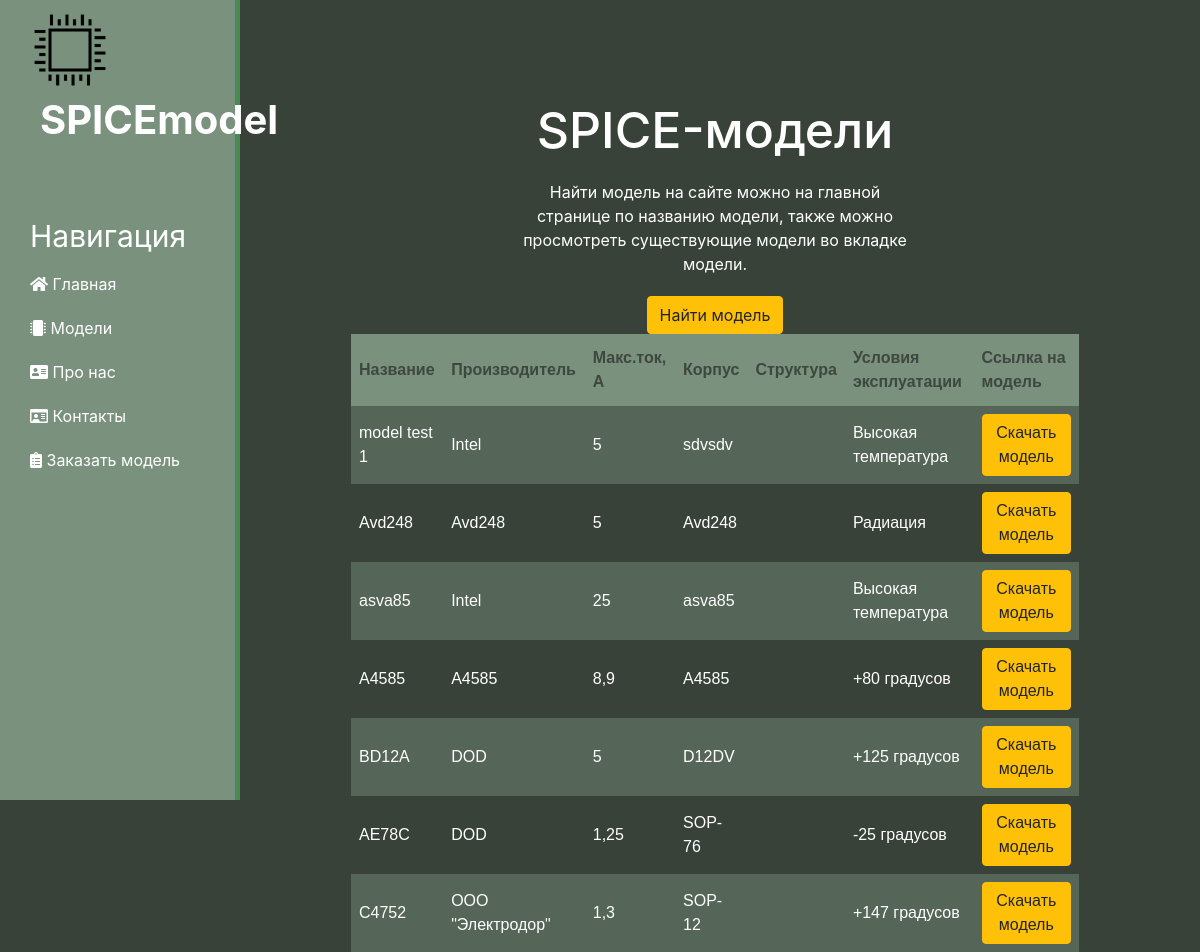
Page /models_home on the committed database.
### model/models.py (models this page shows, shortened)
class AboutModels(models.Model):
    class Meta:
        abstract = True
    type = models.ForeignKey(Type, verbose_name='Категория', on_delete=models.CASCADE, default=None, null=True)
    title = models.CharField('Название', max_length=50, default=None)
    function = models.CharField('Производитель', max_length=50, default=None)
    basicModel = models.CharField('Макс. мощность, Вт', max_length=50, default=None)
    body = models.CharField('Корпус', max_length=50, default=None)
    down = models.ForeignKey(ModelTxt, verbose_name='Файл модели', on_delete=models.CASCADE)
    technicaldescription = models.ForeignKey(TechologyTask, verbose_name='Файл технического описания',
                                             on_delete=models.CASCADE)
    conditions = models.ForeignKey(EnviromentalCondition, verbose_name='Условия эксплуатации', on_delete=models.CASCADE,
                                   default=None, null=True)
    ready = models.BooleanField(verbose_name='Открытый доступ', default=True)

class Diod(AboutModels):
    maxcurrent = models.CharField('Максимальный ток, А', max_length=255)
    maxvoltage = models.CharField('Максимальное напряжение, В', max_length=255)
    breakdownvoltage = models.CharField('Напряжение пробоя, В', max_length=255)
    class Meta:
        verbose_name = 'Диод',
        verbose_name_plural = 'Диоды'

class EnviromentalCondition(models.Model):
    Condition = models.CharField(max_length=50, verbose_name='Условие', default=None, null=True)
    class Meta:
        verbose_name = 'Условие эксплуатации',
        verbose_name_plural = 'Условия эксплуатации'

class ModelTxt(models.Model):
    title = models.CharField('Название', max_length=50, default=None)
    file = models.FileField(verbose_name='Файл модели', upload_to='upload_to/')
    class Meta:
        verbose_name = 'Файл модели',
        verbose_name_plural = 'Файлы Моделей'

### model/views.py (the view)
# urls.py: path('models_home', views.models_home, name='models_home'),
def models_home(request):
    mymodel = Diod.objects.all()
    LinkOnModel = ModelTxt.objects.all()
    return render(request, 'model/model_home.html', {
        'mymodel': mymodel,
        'link': LinkOnModel,
        'title': 'Схемотехнические (SPICE) модели',
        'values': ['diod', 'Multimetr', '1000']
    })

### model/templates/model/model_home.html (shortened to what this page needs)
{% extends 'main/common.html' %}
{% block content %}
  <div class="features">
    <h1>SPICE-модели</h1>
    <p> Найти модель на сайте можно на главной странице по названию модели, также можно просмотреть существующие модели во
      вкладке модели.</p>
    <button class="btn btn-warning">Найти модель</button>
    <center>
      <table class="ModelsView">
        <tbody>
        <tr>
          <th> Название</th>
          <th> Производитель</th>
          <th> Макс.ток, А</th>
          <th> Корпус</th>
          <th> Структура</th>
          <th> Условия эксплуатации</th>
          <th> Ссылка на модель</th>
        </tr>
        {% for el in mymodel %}
        {% for e in link %}
        {% if el.down.id == e.id %}
        <tr>
          <td>{{ el.title }}</td>
          <td>{{ el.function }}</td>
          <td>{{ el.basicModel }}</td>
          <td>{{ el.body }}</td>
          <td>{{ el.structure }}</td>
          <td>{{ el.conditions.Condition }}</td>
          <td><a href="http://127.0.0.1:8000{{ e.file.url }}"><button class="btn btn-warning">Скачать модель</button></a></td>
        </tr>
        {% endif %}
        {% endfor %}
        {% endfor %}
        </tbody>
      </table>
    </center>
  </div>
{% endblock %}

### main/templates/main/common.html (shortened to what this page needs)
{% load static %}
<!DOCTYPE html>
<html lang="en">
<head>
  <link rel="stylesheet" href="https://stackpath.bootstrapcdn.com/bootstrap/4.5.2/css/bootstrap.min.css">
  <link rel="stylesheet" href="https://use.fontawesome.com/releases/v5.8.2/css/all.css">
  <link rel="stylesheet" href="{% static 'main/css/main.css' %}">
  <link rel="stylesheet" href="{% static 'main/css/about.css' %}">
  <link rel="stylesheet" href="{% static 'main/css/order.css' %}">
  <link rel="stylesheet" href="{% static 'model/css/OpenModels.css' %}">
</head>
<body link="#db8400" alink="green" vlink="blue">
<aside>
  <img src="{% static 'main/img/logo3.png' %}" alt="Лого">
  <span class="logo"> SPICEmodel</span>
  <h3>Навигация</h3>
  <ul>
    <a href="{% url 'home' %}">
      <li><i class="fas fa-home"></i>  Главная</li>
    </a>
    <a href="#">
      <li>
        <i class="fas fa-microchip"></i>  Модели
      </li>
    </a>
    <a href="{% url 'about' %}">
      <li><i class="fas fa-address-card"></i>  Про нас</li>
    </a>
    <a href="{% url 'contacts' %}"><li><i class="far fa-id-card"></i> Контакты</li></a>
    <a href="{% url 'order_form' %}">
      <li><i class="fas fa-clipboard-list"></i>  Заказать модель</li>
    </a>
  </ul>
</aside>
<main>
  {% block content %}
  {% endblock %}
</main>
</body>
</html>

### main/static/main/css/main.css (style rules this page uses)
body { background: #384239; color: #fff; }
aside { float: left; position: fixed; background: #79917d; width: 20%; padding: 2.5%; height: 100vh; color: #fff; border-right: 5px solid #488a53; }
aside img { width: 80px; float: left; position: relative; top: -20px; }
aside .logo { font-size: 40px; margin-left: 10px; font-weight: bold; position: relative; top: -20px; }
aside h3 { margin-top: 50px; font-size: 30px; }
aside ul { list-style: none }
aside ul li { color: #fff; display: block; margin-top: 20px; margin-bottom: 20px; transition: transform .6s ease; }
main { padding-left: 20%; margin-right: 50px; }
main .features { float: left; color: #fff; margin-top: 100px; margin-left: 20px; text-align: center; width: 100%; }
a:link { color: #ffa41c; }
main .features h1 { font-size: 50px; }
main .features p { max-width: 400px; margin: 20px auto; }

### main/static/main/css/about.css (style rules this page uses)
div { display: block; }

### main/static/main/css/order.css (style rules this page uses)
* { margin: 0; padding: 0; }
h3 { font-weight: normal; font-size: 10pt; line-height: 24pt; margin: 0 0 0.5em 0; }
span { font-size: 8pt; }

### main/static/model/css/OpenModels.css (style rules this page uses)
.ModelsView { font-family: Arial, Helvetica, sans-serif; border-collapse: collapse; width: 80%; }
.ModelsView td, .ModelsView th { border: 1px solid #3e474; padding: 8px; }
.ModelsView tr:nth-child(even) { background-color: #79917d73; }
.ModelsView th { padding-top: 12px; padding-bottom: 12px; text-align: left; background-color: #79917d; color: #3e4740; }

### rows in the picture
Diod: title "model test 1", function "Intel", basicModel "5", body "sdvsdv", conditions.Condition "Высокая температура"
Diod: title "Avd248", function "Avd248", basicModel "5", body "Avd248", conditions.Condition "Радиация"
Diod: title "asva85", function "Intel", basicModel "25", body "asva85", conditions.Condition "Высокая температура"
Diod: title "A4585", function "A4585", basicModel "8,9", body "A4585", conditions.Condition "+80 градусов"
Diod: title "BD12A", function "DOD", basicModel "5", body "D12DV", conditions.Condition "+125 градусов"
Diod: title "AE78C", function "DOD", basicModel "1,25", body "SOP-76", conditions.Condition "-25 градусов"
Diod: title "C4752", function "ООО \"Электродор\"", basicModel "1,3", body "SOP-12", conditions.Condition "+147 градусов"
